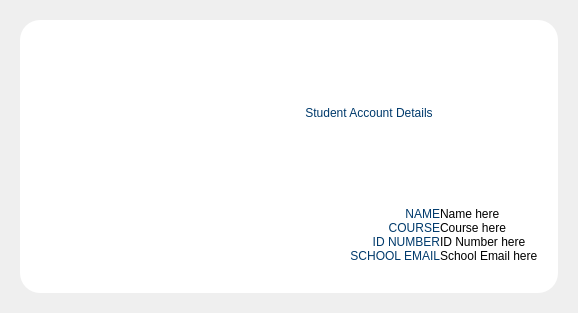
         <widget class="QWidget" name="account_page">
          <layout class="QHBoxLayout" name="horizontalLayout_31">
           <property name="leftMargin">
            <number>20</number>
           </property>
           <property name="topMargin">
            <number>20</number>
           </property>
           <property name="rightMargin">
            <number>20</number>
           </property>
           <property name="bottomMargin">
            <number>20</number>
           </property>
           <item>
            <widget class="QFrame" name="frame_76">
             <property name="styleSheet">
              <string notr="true">background-color: rgb(255, 255, 255);
border-radius: 20px;</string>
             </property>
             <property name="frameShape">
              <enum>QFrame::StyledPanel</enum>
             </property>
             <property name="frameShadow">
              <enum>QFrame::Raised</enum>
             </property>
             <layout class="QVBoxLayout" name="verticalLayout_13">
              <property name="spacing">
               <number>10</number>
              </property>
              <property name="leftMargin">
               <number>20</number>
              </property>
              <property name="rightMargin">
               <number>20</number>
              </property>
              <property name="bottomMargin">
               <number>30</number>
              </property>
              <item>
               <widget class="QFrame" name="frame_77">
                <property name="maximumSize">
                 <size>
                  <width>16777215</width>
                  <height>175</height>
                 </size>
                </property>
                <property name="frameShape">
                 <enum>QFrame::NoFrame</enum>
                </property>
                <property name="frameShadow">
                 <enum>QFrame::Plain</enum>
                </property>
                <layout class="QHBoxLayout" name="horizontalLayout_32">
                 <item>
                  <widget class="QFrame" name="frame_79">
                   <property name="frameShape">
                    <enum>QFrame::NoFrame</enum>
                   </property>
                   <property name="frameShadow">
                    <enum>QFrame::Plain</enum>
                   </property>
                  </widget>
                 </item>
                 <item>
                  <widget class="QLabel" name="label_11">
                   <property name="minimumSize">
                    <size>
                     <width>150</width>
                     <height>150</height>
                    </size>
                   </property>
                   <property name="maximumSize">
                    <size>
                     <width>150</width>
                     <height>150</height>
                    </size>
                   </property>
                   <property name="text">
                    <string/>
                   </property>
                   <property name="pixmap">
                    <pixmap>icons/PicsArt_04-13-11.17.06.png</pixmap>
                   </property>
                   <property name="scaledContents">
                    <bool>true</bool>
                   </property>
                  </widget>
                 </item>
                 <item>
                  <widget class="QFrame" name="frame_78">
                   <property name="frameShape">
                    <enum>QFrame::StyledPanel</enum>
                   </property>
                   <property name="frameShadow">
                    <enum>QFrame::Raised</enum>
                   </property>
                   <layout class="QVBoxLayout" name="verticalLayout_14">
                    <item>
                     <widget class="QLabel" name="label_13">
                      <property name="styleSheet">
                       <string notr="true">color: rgb(0, 58, 108);
font: 43pt &quot;Segoe UI&quot;;</string>
                      </property>
                      <property name="text">
                       <string> Student Account Details</string>
                      </property>
                     </widget>
                    </item>
                   </layout>
                  </widget>
                 </item>
                 <item>
                  <widget class="QFrame" name="frame_81">
                   <property name="frameShape">
                    <enum>QFrame::NoFrame</enum>
                   </property>
                   <property name="frameShadow">
                    <enum>QFrame::Plain</enum>
                   </property>
                  </widget>
                 </item>
                </layout>
               </widget>
              </item>
              <item>
               <widget class="QFrame" name="frame_80">
                <property name="styleSheet">
                 <string notr="true"/>
                </property>
                <property name="frameShape">
                 <enum>QFrame::NoFrame</enum>
                </property>
                <property name="frameShadow">
                 <enum>QFrame::Plain</enum>
                </property>
                <layout class="QHBoxLayout" name="horizontalLayout_33">
                 <property name="spacing">
                  <number>0</number>
                 </property>
                 <property name="leftMargin">
                  <number>0</number>
                 </property>
                 <property name="topMargin">
                  <number>0</number>
                 </property>
                 <property name="rightMargin">
                  <number>0</number>
                 </property>
                 <property name="bottomMargin">
                  <number>0</number>
                 </property>
                 <item>
                  <widget class="QFrame" name="frame_82">
                   <property name="minimumSize">
                    <size>
                     <width>400</width>
                     <height>0</height>
                    </size>
                   </property>
                   <property name="maximumSize">
                    <size>
                     <width>600</width>
                     <height>16777215</height>
                    </size>
                   </property>
                   <property name="frameShape">
                    <enum>QFrame::NoFrame</enum>
                   </property>
                   <property name="frameShadow">
                    <enum>QFrame::Plain</enum>
                   </property>
                   <layout class="QVBoxLayout" name="verticalLayout_15">
                    <property name="spacing">
                     <number>0</number>
                    </property>
                    <property name="leftMargin">
                     <number>0</number>
                    </property>
                    <property name="topMargin">
                     <number>0</number>
                    </property>
                    <property name="rightMargin">
                     <number>0</number>
                    </property>
                    <property name="bottomMargin">
                     <number>0</number>
                    </property>
                    <item>
                     <widget class="QLabel" name="label_14">
                      <property name="styleSheet">
                       <string notr="true">font: 14pt &quot;Segoe UI&quot;;
color: rgb(0, 58, 108);</string>
                      </property>
                      <property name="text">
                       <string>NAME</string>
                      </property>
                      <property name="alignment">
                       <set>Qt::AlignRight|Qt::AlignTrailing|Qt::AlignVCenter</set>
                      </property>
                     </widget>
                    </item>
                    <item>
                     <widget class="QLabel" name="label_15">
                      <property name="styleSheet">
                       <string notr="true">font: 14pt &quot;Segoe UI&quot;;
color: rgb(0, 58, 108);</string>
                      </property>
                      <property name="text">
                       <string>COURSE</string>
                      </property>
                      <property name="alignment">
                       <set>Qt::AlignRight|Qt::AlignTrailing|Qt::AlignVCenter</set>
                      </property>
                     </widget>
                    </item>
                    <item>
                     <widget class="QLabel" name="label_16">
                      <property name="styleSheet">
                       <string notr="true">font: 14pt &quot;Segoe UI&quot;;
color: rgb(0, 58, 108);</string>
                      </property>
                      <property name="text">
                       <string>ID NUMBER</string>
                      </property>
                      <property name="alignment">
                       <set>Qt::AlignRight|Qt::AlignTrailing|Qt::AlignVCenter</set>
                      </property>
                     </widget>
                    </item>
                    <item>
                     <widget class="QLabel" name="label_20">
                      <property name="styleSheet">
                       <string notr="true">font: 14pt &quot;Segoe UI&quot;;
color: rgb(0, 58, 108);</string>
                      </property>
                      <property name="text">
                       <string>SCHOOL EMAIL</string>
                      </property>
                      <property name="alignment">
                       <set>Qt::AlignRight|Qt::AlignTrailing|Qt::AlignVCenter</set>
                      </property>
                     </widget>
                    </item>
                    <item>
                     <widget class="QFrame" name="frame_85">
                      <property name="frameShape">
                       <enum>QFrame::NoFrame</enum>
                      </property>
                      <property name="frameShadow">
                       <enum>QFrame::Plain</enum>
                      </property>
                     </widget>
                    </item>
                   </layout>
                  </widget>
                 </item>
                 <item>
                  <widget class="QFrame" name="frame_84">
                   <property name="maximumSize">
                    <size>
                     <width>25</width>
                     <height>16777215</height>
                    </size>
                   </property>
                   <property name="frameShape">
                    <enum>QFrame::NoFrame</enum>
                   </property>
                   <property name="frameShadow">
                    <enum>QFrame::Plain</enum>
                   </property>
                  </widget>
                 </item>
                 <item>
                  <widget class="QFrame" name="frame_83">
                   <property name="styleSheet">
                    <string notr="true"/>
                   </property>
                   <property name="frameShape">
                    <enum>QFrame::NoFrame</enum>
                   </property>
                   <property name="frameShadow">
                    <enum>QFrame::Plain</enum>
                   </property>
                   <layout class="QVBoxLayout" name="verticalLayout_16">
                    <property name="spacing">
                     <number>0</number>
                    </property>
                    <property name="leftMargin">
                     <number>0</number>
                    </property>
                    <property name="topMargin">
                     <number>0</number>
                    </property>
                    <property name="rightMargin">
                     <number>0</number>
                    </property>
                    <property name="bottomMargin">
                     <number>0</number>
                    </property>
                    <item>
                     <widget class="QLabel" name="label_21">
                      <property name="styleSheet">
                       <string notr="true">font: 11pt &quot;Segoe UI&quot;;</string>
                      </property>
                      <property name="text">
                       <string>Name here</string>
                      </property>
                     </widget>
                    </item>
                    <item>
                     <widget class="QLabel" name="label_22">
                      <property name="styleSheet">
                       <string notr="true">font: 11pt &quot;Segoe UI&quot;;</string>
                      </property>
                      <property name="text">
                       <string>Course here</string>
                      </property>
                     </widget>
                    </item>
                    <item>
                     <widget class="QLabel" name="label_23">
                      <property name="styleSheet">
                       <string notr="true">font: 11pt &quot;Segoe UI&quot;;</string>
                      </property>
                      <property name="text">
                       <string>ID Number here</string>
                      </property>
                     </widget>
                    </item>
                    <item>
                     <widget class="QLabel" name="label_24">
                      <property name="styleSheet">
                       <string notr="true">font: 11pt &quot;Segoe UI&quot;;</string>
                      </property>
                      <property name="text">
                       <string>School Email here</string>
                      </property>
                     </widget>
                    </item>
                    <item>
                     <widget class="QFrame" name="frame_86">
                      <property name="frameShape">
                       <enum>QFrame::NoFrame</enum>
                      </property>
                      <property name="frameShadow">
                       <enum>QFrame::Plain</enum>
                      </property>
                     </widget>
                    </item>
                   </layout>
                  </widget>
                 </item>
                </layout>
               </widget>
              </item>
             </layout>
            </widget>
           </item>
          </layout>
         </widget>
